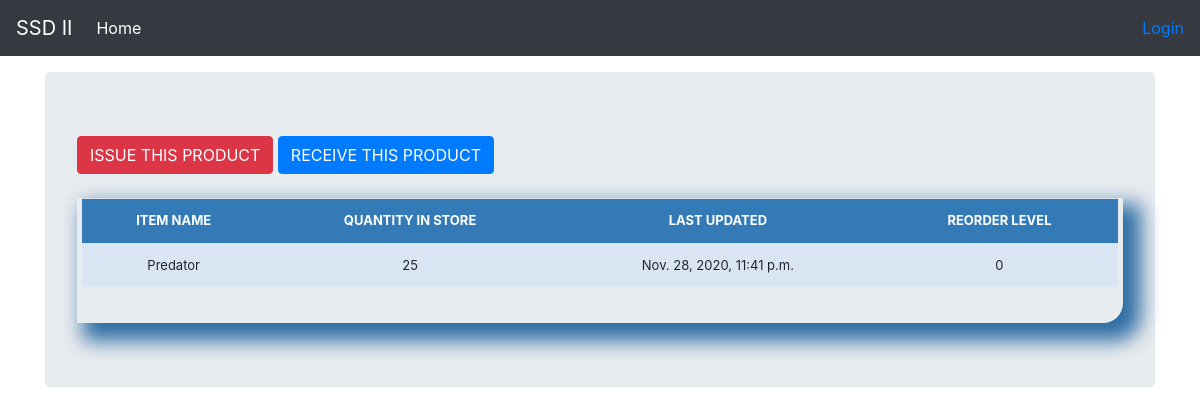
/stock_detail/3/, run on the app's committed database.
### stockmgmt/models.py (models this page shows, shortened)
class Stock(models.Model):
    category = models.ForeignKey(Category, on_delete=models.CASCADE, blank=True)
    item_name = models.CharField(max_length=64, blank=True, null=True)
    quantity = models.IntegerField(default='0', blank=False, null=True)
    receive_quantity = models.IntegerField(default='0', blank=True, null=True)
    receive_by = models.CharField(max_length=64, blank=True, null=True)
    issue_quantity = models.IntegerField(default='0', blank=True, null=True)
    issue_by = models.CharField(max_length=64, blank=True, null=True)
    issue_to = models.CharField(max_length=64, blank=True, null=True)
    phone_number = models.CharField(max_length=64, blank=True, null=True)
    created_by = models.CharField(max_length=64, blank=True, null=True)
    reorder_level = models.IntegerField(default='0', blank=True, null=True)
    last_updated = models.DateTimeField(auto_now_add=False, auto_now=True)
    timestamp = models.DateTimeField(auto_now_add=True, auto_now=False)

### stockmgmt/views.py (the view)
# urls.py: path('stock_detail/<str:pk>/', views.stock_detail, name='stock_detail'),
def stock_detail(request, pk):
	queryset = Stock.objects.get(id=pk)
	context = {
		"queryset": queryset,
	}
	return render(request, "stockmgmt/stock_detail.html", context)

### stockmgmt/templates/stockmgmt/stock_detail.html (shortened to what this page needs)
{% load static %}
{% load crispy_forms_tags %}
<!doctype html>
<html lang="en">
  <head>
<link href="{% static 'stockmgmt/css/styles.css' %}" rel="stylesheet">
<link href="{% static 'stockmgmt/css/bootstrap.min.css' %}" rel="stylesheet">
<link href="{% static 'stockmgmt/css/navbar-top-fixed.css' %}" rel="stylesheet">
    <link href="navbar-top-fixed.css" rel="stylesheet">
  </head>
  <body>
    {% include 'stockmgmt/navbar.html' %}
    <main role="main" class="container">
      <div class="jumbotron">
        <a href="{% url 'issue_items' queryset.id %}"><div class='btn btn-danger'>ISSUE THIS PRODUCT</div></a>
        <a href="{% url 'receive_items' queryset.id %}"><div class='btn btn-primary'>RECEIVE THIS PRODUCT</div></a>
          <br><br>
          <div class="display_table">
            <table class='table'>
              <tr>
                <th>ITEM NAME</th>
                <th>QUANTITY IN STORE</th>
                <th>LAST UPDATED</th>
                <th>REORDER LEVEL</th>
              </tr>
              <tr>
                <td>{{queryset.item_name}}</td>
                <td>{{queryset.quantity}}</td>
                <td>{{queryset.last_updated}}</td>
                <td>{{queryset.reorder_level}}</td>
              </tr>
            </table>
          </div>
      </div>
    </main>
    </body>
</html>

### stockmgmt/static/stockmgmt/CSS/styles.css (style rules this page uses)
table { font-size: 13px; text-align: center; width: 95%; margin: auto; }
.table tr:nth-child(odd) { background: #B8CAE4; }
.table tr:nth-child(even) { background: #DAE5F4; }
th { background-color: #337ab7; color: white; }
.display_table { border-bottom-right-radius: 20px; padding-left: 5px; padding-right: 5px; padding-bottom: 20px; box-shadow: 12px 12px 20px 6px #2e6da4; }

### stockmgmt/static/stockmgmt/CSS/navbar-top-fixed.css (style rules this page uses)
body { min-height: 75rem; padding-top: 4.5rem; }

### data on the page
Stock: item_name "Predator", quantity "25", last_updated "Nov. 28, 2020, 11:41 p.m.", reorder_level "0"
